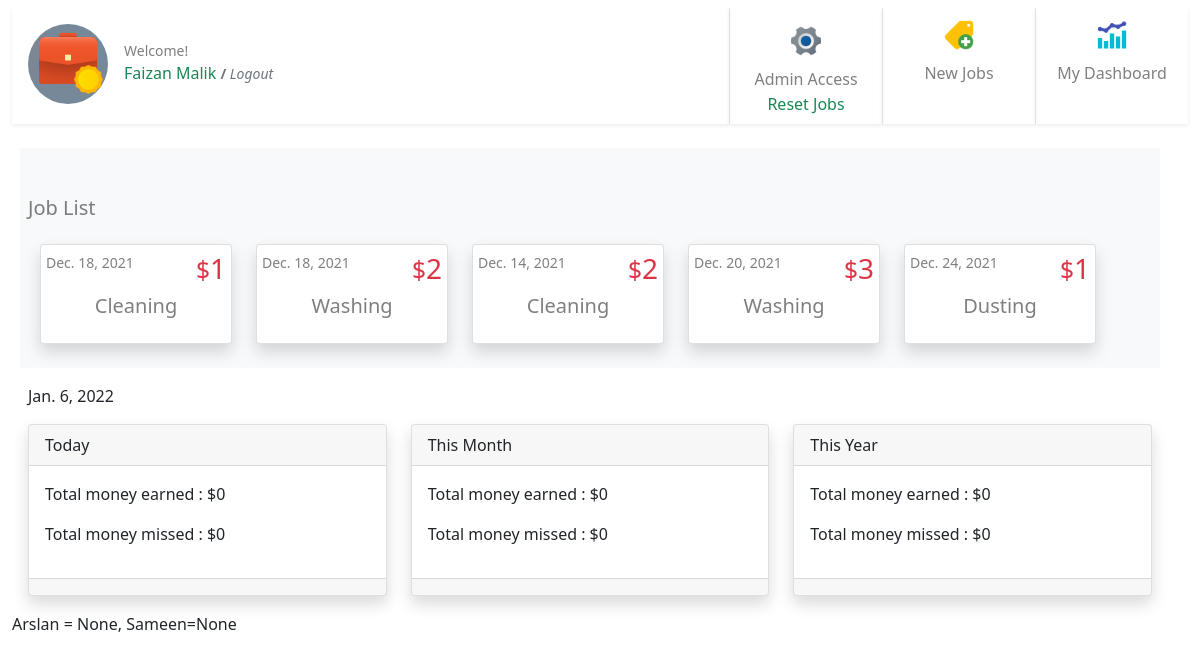
/dashboard/ (signed in), run on an earlier commit of the app's database.
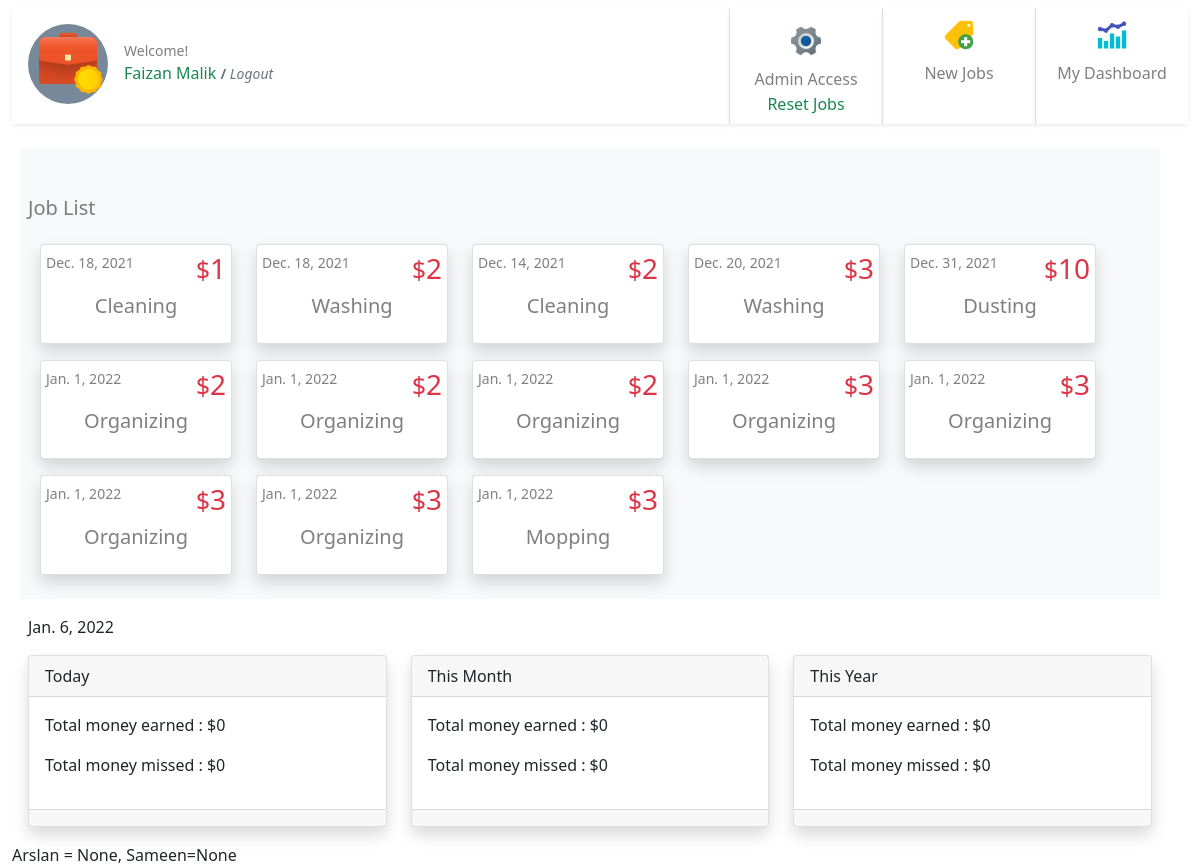
And on a later commit of the database.
### jobs/models.py (models this page shows, shortened)
class JobPost(models.Model):
    job_title = models.CharField(max_length=200)
    publish_date = models.DateTimeField('date published', auto_now_add=True)
    job_detail = models.CharField(max_length=200)
    job_price = models.IntegerField(default=0)
    job_taken = models.BooleanField(default=False)
    job_under_review = models.BooleanField(default=False)
    job_passed_review = models.BooleanField(default=False)
    job_taken_date = models.DateTimeField('date job taken', null=True, blank=True)
    job_done = models.BooleanField(default=False)
    job_done_date = models.DateTimeField('date job completed', null=True, blank=True)
    job_taker = models.ForeignKey(User, on_delete=models.CASCADE, null=True, blank=True, related_name='job_user')
    job_creator = models.ForeignKey(User, on_delete=models.CASCADE, null=True, blank=True, related_name='job_author')
    job_rejected_by_admin = models.BooleanField(default=False)
    job_expired = models.BooleanField(default=False)
    def __str__(self):
        return self.job_title

### jobs/views.py (the view)
# urls.py: path('dashboard/', views.dashboard, name='dashboard'),
@login_required
def dashboard(request):
    date_today = timezone.datetime.now()
    job_list = get_this_family_jobs(request)
    unclaimed_this_day = get_this_family_jobs(request).filter(publish_date__day=date_today.day).filter(job_taken= False).aggregate(Sum('job_price'))
    unclaimed_this_month = get_this_family_jobs(request).filter(publish_date__month=date_today.month).filter(job_taken= False).aggregate(Sum('job_price'))
    unclaimed_this_year = get_this_family_jobs(request).filter(publish_date__year=date_today.year).filter(job_taken= False).aggregate(Sum('job_price'))
    my_total_this_day = get_this_family_jobs(request).filter(publish_date__day=date_today.day).filter(job_taker=request.user).filter(job_taken=True).filter(job_done=True).filter(job_passed_review= True).aggregate(Sum('job_price'))
    my_total_this_month = get_this_family_jobs(request).filter(publish_date__month=date_today.month).filter(job_taker=request.user).filter(job_taken=True).filter(job_done=True).filter(job_passed_review= True).aggregate(Sum('job_price'))
    my_total_this_year = get_this_family_jobs(request).filter(publish_date__year=date_today.year).filter(job_taker=request.user).filter(job_taken=True).filter(job_done=True).filter(job_passed_review= True).aggregate(Sum('job_price'))
    print("job = ", job_list)
    def get_jobs_ready_for_payment_this_month(request):
        jobs = {}
        user_group = Group.objects.get(user = request.user)
        users_in_a_group = User.objects.filter(groups=user_group)
        for u in users_in_a_group:
            if u.is_staff:
                pass
            else:
                jobs[u.first_name] = get_this_family_jobs(request).filter(publish_date__month=date_today.month).filter(job_taker=u).filter(job_taken=True).filter(job_done=True).filter(job_passed_review= True).aggregate(Sum('job_price'))
        print("Family jobs this month : ", jobs)
        for key, value in jobs.items():
            print("JOBS for this family children : ", key, value)
        return jobs
    get_jobs_ready_for_payment_this_month(request)
    template = loader.get_template('jobs/dashboard.html')
    context = {
    'user': request.user,
    'date_today' : date_today,
    'unclaimed_this_day' : unclaimed_this_day,
    'unclaimed_this_month' : unclaimed_this_month,
    'unclaimed_this_year' : unclaimed_this_year,
    'my_total_this_day' : my_total_this_day,
    'my_total_this_month' : my_total_this_month,
    'my_total_this_year' : my_total_this_year,
    'job_list' : job_list,
    'jobs_ready_for_payment_this_month' : get_jobs_ready_for_payment_this_month(request),
     }
    return HttpResponse(template.render(context, request))

### jobs/views.py (called while the page is built)
def get_this_family_jobs(request):
    family_admin = None
    date_today = timezone.datetime.now()
    user_group = Group.objects.get(user = request.user)
    users_in_a_group = User.objects.filter(groups=user_group)
    for u in users_in_a_group:
        if u.is_staff:
            family_admin = u
    this_family_jobs = JobPost.objects.filter(job_creator=family_admin)
    return this_family_jobs

### jobs/templates/jobs/dashboard.html (shortened to what this page needs)
{% extends "jobs/base.html" %} {% load static %} {% block user %} {{user.first_name}} {{user.last_name}} {% endblock user %} {% block content %} {% if user.is_staff %}
<div class="container bg-light p-2 m-2">
    <h5 class="mt-4 mb-4 pt-3 text-black-50">Job List</h5>
    <div class="row justify-content-start flex-wrap">
        {% if job_list %} {% for q in job_list %}
        <div class="card ms-4 mb-3 shadow rounded p-0" style="width: 12rem;">
            <a class="btn p-0" href="{% url 'jobs:detail' q.id%}" style="width: 100%;">
                <div class="card-body p-0">
                    <div class="d-flex justify-content-between">
                        <small class="card-text text-black-50 mt-1 ms-1">{{q.publish_date.date}}</small>
                        <h3 class="text-danger mt-1 me-1 "><small>$</small>{{q.job_price}}</h3>
                    </div>
                    <h5 class="card-title pb-3 text-center text-black-50">{{ q.job_title }}</h5>
            </a>
            </div>
        </div>
        {% endfor %} {% else %}
        <div class="card ms-4 mb-3 shadow bg-body rounded p-0" style="width: 12rem;">
            <div class="card-body mt-2 pb-0">
                <p class="card-title pb-3 text-center text-black-50">No jobs available</p>
            </div>
        </div>
        {% endif %}
<div class="container  p-2 m-2">
    <div class="row">
        <p>{{date_today.date}}</p>
        <div class="col">
            <div class="card shadow">
                <div class="card-header">Today</div>
                <div class="card-body">
                    {% if my_total_this_day.job_price__sum == None %}
                    <p>Total money earned : $0</p>
                    {% else %}
                    <p>Total money earned : ${{my_total_this_day.job_price__sum}}</p>
                    {% endif %} {% if unclaimed_this_day.job_price__sum == None %}
                    <p>Total money missed : $0</p>
                    {% else %}
                    <p>Total money missed : ${{unclaimed_this_day.job_price__sum}}</p>
                    {% endif %}
                </div>
                <div class="card-footer"></div>
            </div>
        </div>
        <div class="col">
            <div class="card shadow">
                <div class="card-header">This Month</div>
                <div class="card-body">
                    {% if my_total_this_month.job_price__sum == None %}
                    <p>Total money earned : $0</p>
                    {% else %}
                    <p>Total money earned : ${{my_total_this_month.job_price__sum}}</p>
                    {% endif %} {% if unclaimed_this_month.job_price__sum == None %}
                    <p>Total money missed : $0</p>
                    {% else %}
                    <p>Total money missed : ${{unclaimed_this_month.job_price__sum}}</p>
                    {% endif %}
                </div>
                <div class="card-footer"></div>
            </div>
        </div>
        <div class="col">
            <div class="card shadow">
                <div class="card-header">This Year</div>
                <div class="card-body">
                    {% if my_total_this_year.job_price__sum == None %}
                    <p>Total money earned : $0</p>
                    {% else %}
                    <p>Total money earned : ${{my_total_this_year.job_price__sum}}</p>
                    {% endif %} {% if unclaimed_this_year.job_price__sum == None %}
                    <p>Total money missed : $0</p>
                    {% else %}
                    <p>Total money missed : ${{unclaimed_this_year.job_price__sum}}</p>
                    {% endif %}
                </div>
                <div class="card-footer"></div>
            </div>
        </div>
    </div>
</div>
{% endif %} Arslan = {{jobs_ready_for_payment_this_month.Arslan.job_price__sum }}, Sameen={{jobs_ready_for_payment_this_month.Sameen.job_price__sum }}{% endblock content %} {% block sidebar %}
<div class="d-flex flex-row ">
    <div class="d-flex flex-row ">
        {% if user.is_staff %}
        <div class=" mt-2 mb-2 text-center align-content-center border-start shadow-sm">
            <a class="btn p-0" href="../admin/" style="width: 100%;">
                <div class="" style="width: 150px;">
                    <img class="m-2" src="{% static 'jobs/admin.png'%}" style="width: 36px; height: 36px;" alt="Card image">
                    <div class="">
                        <p class="m-0 text-black-50 fs-6">Admin Access</p>
                        <form id="3" class="m-0 p-0" action="{% url 'jobs:mark_not_done' %}" method='post'>
                            <input type="submit" value="Reset Jobs" class="btn text-success m-0 p-0">
                        </form>
                    </div>
                </div>
            </a>
        </div>
        <div class=" mt-2 mb-2  text-center border-start shadow-sm">
            <a class="btn p-0" style="width: 100%;" href="{% url 'jobs:new_job' %}">
                <div class="" style="width: 150px;">
                    <img class="m-2" src="{% static 'jobs/new_job.png' %}" style="width: 36px; height: 36px;" alt="Card image">
                    <div class="">
                        <p class="m-0 text-black-50 fs-6">New Jobs</p>
                        <i class="btn text-black-50 fs-6">&nbsp;</i>
                    </div>
                </div>
            </a>
        </div>
        {% endif %}
        <div class=" mt-2 mb-2  text-center border-start shadow-sm">
            <a class="btn p-0" style="width: 100%;" href="#">
                <div class="" style="width: 150px;">
                    <img class="m-2" src="{% static 'jobs/dashboard.png' %}" style="width: 36px; height: 36px;" alt="Card image">
                    <div class="">
                        <p class="m-0 text-black-50 fs-6">My Dashboard</p>
                        <i class="btn text-black-50 fs-6">&nbsp;</i>
                    </div>
                </div>
            </a>
        </div>
    </div>
</div>
{% endblock sidebar %}

### jobs/templates/jobs/base.html (shortened to what this page needs)
<!DOCTYPE html> {% load static %}
<html lang="en">
<head>
    <link href="https://cdn.jsdelivr.net/npm/bootstrap@5.1.2/dist/css/bootstrap.min.css" rel="stylesheet">
    <link rel="stylesheet" href="{% static 'jobs/style.css' %}">
</head>
<body>
    <nav class="navbar navbar-expand-xl pt-0 navbar-light text-light ">
        <div class="container-fluid ">
            <div class="shadow-sm text-align-center p-2" style="height:116px; width:100%; ">
                <div class="m-2  d-flex flex-row align-items-start">
                    <a href="../">
                        <div class="text-center" style="width:80px; height:80px; border-radius: 50%; background-color:lightslategrey;">
                            <img src="{%static 'jobs/logo.png'%}" width="70px" height="70px" class="" alt="image">
                        </div>
                    </a>
                    <div class="m-3 d-flex flex-column align-items-bottom ">
                        <small class="m-0 text-black-50"> Welcome! </small>
                        <p class="m-0 text-success">{% block user %} {% endblock user %}
                            <span>
                    <small class="m-0 "><a class="text-decoration-none text-muted" href="/accounts/logout/"><strong>/</strong>
                        <i>Logout</i>
                        </a></small>
                </span>
                        </p>
                    </div>
                </div>
            </div>
            <div class="d-flex flex-row ">
                <div class="collapse navbar-collapse" id="mynavbar">
                    <div class="navbar-nav me-auto">
                        {% block sidebar %} {% endblock sidebar %}
                    </div>
                </div>
            </div>
        </div>
    </nav>
    <div class="container-fluid">
        <div class="row">
            <div class="col-12">
                {% block detail %} {% endblock detail %} {% block content %} {% endblock content %}
</body>
</html>

What changed in the data, as far as the page shows it:
changed JobPost "Dusting": publish_date "Dec. 24, 2021" → "Dec. 31, 2021"; job_price "1" → "10"
added JobPost: publish_date "Jan. 1, 2022", job_price "2", job_title "Organizing"
added JobPost: publish_date "Jan. 1, 2022", job_price "2", job_title "Organizing"
added JobPost: publish_date "Jan. 1, 2022", job_price "2", job_title "Organizing"
added JobPost: publish_date "Jan. 1, 2022", job_price "3", job_title "Organizing"
added JobPost: publish_date "Jan. 1, 2022", job_price "3", job_title "Organizing"
added JobPost: publish_date "Jan. 1, 2022", job_price "3", job_title "Organizing"
added JobPost: publish_date "Jan. 1, 2022", job_price "3", job_title "Organizing"
added JobPost: publish_date "Jan. 1, 2022", job_price "3", job_title "Mopping"
